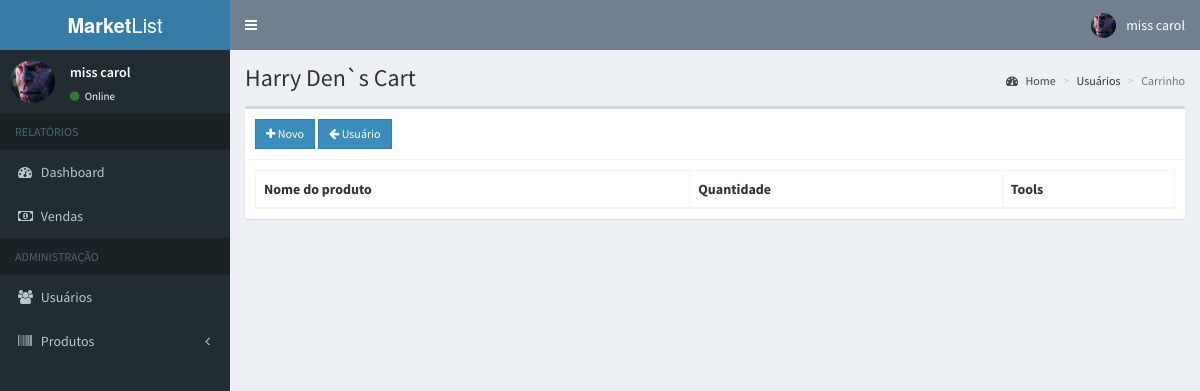
/admin/cart.php?user=9 (signed in), run on the app's committed database.
### tables this page shows
CREATE TABLE `users` (
  `id` int(11) NOT NULL,
  `email` varchar(200) NOT NULL,
  `password` varchar(60) NOT NULL,
  `type` int(1) NOT NULL,
  `firstname` varchar(50) NOT NULL,
  `lastname` varchar(50) NOT NULL,
  `address` text NOT NULL,
  `contact_info` varchar(100) NOT NULL,
  `photo` varchar(200) NOT NULL,
  `status` int(1) NOT NULL,
  `activate_code` varchar(15) NOT NULL,
  `reset_code` varchar(15) NOT NULL,
  `created_on` date NOT NULL
);

### admin/includes/session.php (called while the page is built, shortened)
<?php
	include '../includes/conn.php';
	$conn = $pdo->open();
	$stmt = $conn->prepare("SELECT * FROM users WHERE id=:id");
	$stmt->execute(['id'=>$_SESSION['admin']]);
	$admin = $stmt->fetch();
?>

### admin/cart.php (the view, shortened to what this page needs)
<?php include 'includes/session.php'; ?>
<?php
  if(!isset($_GET['user'])){
    header('location: users.php');
    exit();
  }
  else{
    $conn = $pdo->open();
    $stmt = $conn->prepare("SELECT * FROM users WHERE id=:id");
    $stmt->execute(['id'=>$_GET['user']]);
    $user = $stmt->fetch();
  }
?>
<?php include 'includes/header.php'; ?>
<body class="hold-transition skin-blue sidebar-mini">
<div class="wrapper">
  <?php include 'includes/navbar.php'; ?>
  <?php include 'includes/menubar.php'; ?>
  <div class="content-wrapper">
    <section class="content-header">
      <h1>
        <?php echo $user['firstname'].' '.$user['lastname'].'`s Cart' ?>
      </h1>
      <ol class="breadcrumb">
        <li><a href="#"><i class="fa fa-dashboard"></i> Home</a></li>
        <li>Usuários</li>
        <li class="active">Carrinho</li>
      </ol>
    </section>
    <section class="content">
      <div class="row">
        <div class="col-xs-12">
          <div class="box">
            <div class="box-header with-border">
              <a href="#addnew" data-toggle="modal" id="add" data-id="<?php echo $user['id']; ?>" class="btn btn-primary btn-sm btn-flat"><i class="fa fa-plus"></i> Novo</a>
              <a href="users.php" class="btn btn-sm btn-primary btn-flat"><i class="fa fa-arrow-left"></i> Usuário</a>
            </div>
            <div class="box-body">
              <table id="example1" class="table table-bordered">
                <thead>
                  <th>Nome do produto</th>
                  <th>Quantidade</th>
                  <th>Tools</th>
                </thead>
              </table>
            </div>
          </div>
        </div>
      </div>
    </section>
  </div>
</div>
</body>
</html>

### admin/includes/navbar.php (shortened to what this page needs)
<header class="main-header">
  <a href="#" class="logo">
    <span class="logo-lg"><b>Market</b>List</span>
  </a>
  <nav class="navbar navbar-static-top">
    <a href="#" class="sidebar-toggle" data-toggle="push-menu" role="button">
    </a>
    <div class="navbar-custom-menu">
      <ul class="nav navbar-nav">
        <li class="dropdown user user-menu">
          <a href="#" class="dropdown-toggle" data-toggle="dropdown">
            <img src="<?php echo (!empty($admin['photo'])) ? '../images/'.$admin['photo'] : '../images/profile.jpg'; ?>" class="user-image" alt="User Image">
            <span class="hidden-xs"><?php echo $admin['firstname'].' '.$admin['lastname']; ?></span>
          </a>
        </li>
      </ul>
    </div>
  </nav>
</header>

### admin/includes/menubar.php (shortened to what this page needs)
<aside class="main-sidebar">
  <section class="sidebar">
    <div class="user-panel">
      <div class="pull-left image">
        <img src="<?php echo (!empty($admin['photo'])) ? '../images/'.$admin['photo'] : '../images/profile.jpg'; ?>" class="img-circle" alt="User Image">
      </div>
      <div class="pull-left info">
        <p><?php echo $admin['firstname'].' '.$admin['lastname']; ?></p>
        <a><i class="fa fa-circle text-success"></i> Online</a>
      </div>
    </div>
    <ul class="sidebar-menu" data-widget="tree">
      <li class="header">RELATÓRIOS</li>
      <li><a href="home.php"><i class="fa fa-dashboard"></i> <span>Dashboard</span></a></li>
      <li><a href="sales.php"><i class="fa fa-money"></i> <span>Vendas</span></a></li>
      <li class="header">ADMINISTRAÇÃO</li>
      <li><a href="users.php"><i class="fa fa-users"></i> <span>Usuários</span></a></li>
      <li class="treeview">
        <a href="#">
          <i class="fa fa-barcode"></i>
          <span>Produtos</span>
          <span class="pull-right-container">
            <i class="fa fa-angle-left pull-right"></i>
          </span>
        </a>
      </li>
    </ul>
  </section>
</aside>

### data on the page
users: photo (picture), firstname "miss", lastname "carol"
users: firstname "Harry", lastname "Den"
